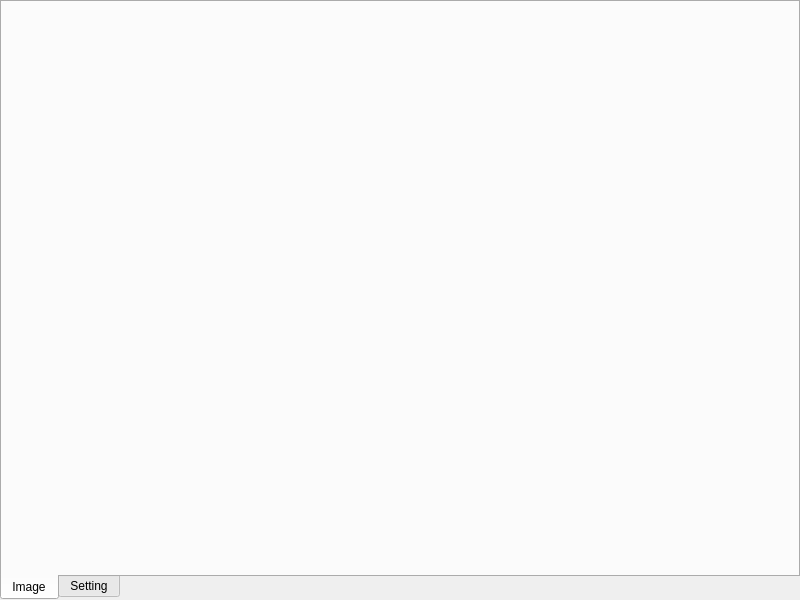
<?xml version="1.0" encoding="UTF-8"?>
<ui version="4.0">
 <class>MainWindow</class>
 <widget class="QMainWindow" name="MainWindow">
  <property name="geometry">
   <rect>
    <x>0</x>
    <y>0</y>
    <width>800</width>
    <height>600</height>
   </rect>
  </property>
  <property name="windowTitle">
   <string>Image Tab</string>
  </property>
  <widget class="QWidget" name="centralwidget">
   <layout class="QGridLayout" name="gridLayout">
    <property name="leftMargin">
     <number>0</number>
    </property>
    <property name="topMargin">
     <number>0</number>
    </property>
    <property name="rightMargin">
     <number>0</number>
    </property>
    <property name="bottomMargin">
     <number>0</number>
    </property>
    <item row="0" column="0">
     <widget class="QTabWidget" name="tab_imageView">
      <property name="tabPosition">
       <enum>QTabWidget::South</enum>
      </property>
      <property name="currentIndex">
       <number>0</number>
      </property>
      <widget class="QWidget" name="tab">
       <attribute name="title">
        <string>Image</string>
       </attribute>
       <layout class="QGridLayout" name="gridLayout_3">
        <property name="leftMargin">
         <number>0</number>
        </property>
        <property name="topMargin">
         <number>0</number>
        </property>
        <property name="rightMargin">
         <number>0</number>
        </property>
        <property name="bottomMargin">
         <number>0</number>
        </property>
        <item row="0" column="0">
         <layout class="QGridLayout" name="layoutResultView"/>
        </item>
       </layout>
      </widget>
      <widget class="QWidget" name="tab_2">
       <attribute name="title">
        <string>Setting</string>
       </attribute>
       <layout class="QGridLayout" name="gridLayout_2">
        <property name="leftMargin">
         <number>0</number>
        </property>
        <property name="topMargin">
         <number>0</number>
        </property>
        <property name="rightMargin">
         <number>0</number>
        </property>
        <property name="bottomMargin">
         <number>0</number>
        </property>
        <item row="0" column="0">
         <layout class="QGridLayout" name="layoutSettingView"/>
        </item>
       </layout>
      </widget>
     </widget>
    </item>
   </layout>
  </widget>
 </widget>
 <resources/>
 <connections/>
</ui>
